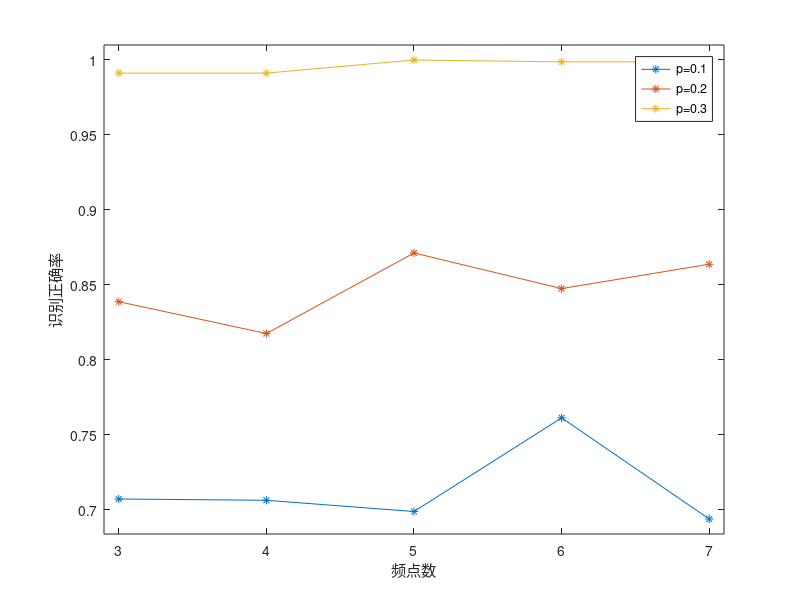

MATLAB code for this plot:

a = [3, 4, 5, 6, 7];
b1 = [0.7071, 0.70625, 0.69875, 0.76125, 0.69375];
b2 = [0.83875, 0.8175, 0.87125, 0.8475, 0.86375];
b3 = [0.99125, 0.99125, 1, 0.99875, 0.99875];

plot(a, b1, '-*')
hold on;
plot(a, b2, '-*');
hold on;
plot(a, b3, '-*');
axis([2.9, 7.1, min(b1)-0.01, max(b3)+0.01])
legend('p=0.1', 'p=0.2', 'p=0.3')
xlabel('频点数')
ylabel('识别正确率')